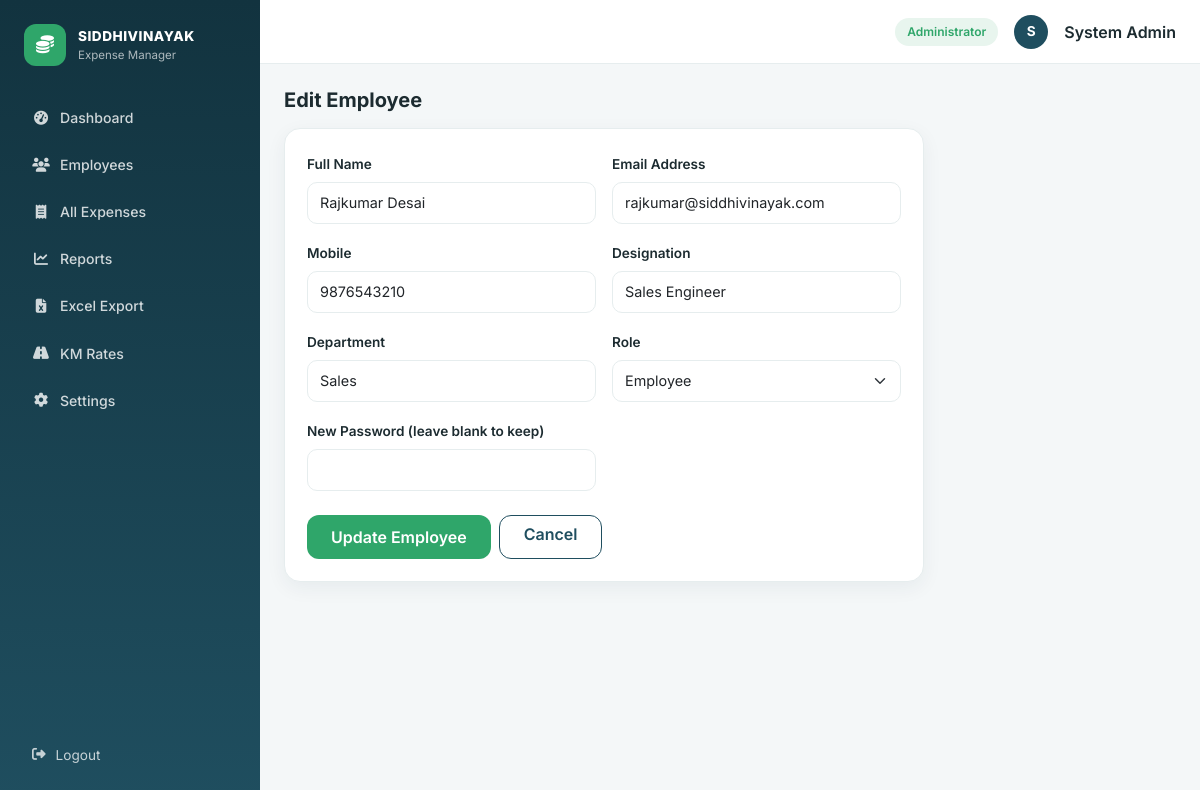
Screenshot of /admin/employees/edit/2 (signed in) with the database file from the repository.
### models.py (models this page shows, shortened)
class Employee(UserMixin, db.Model):
    __tablename__ = "employees"
    id = db.Column(db.Integer, primary_key=True)
    employee_code = db.Column(db.String(20), unique=True, nullable=False)
    name = db.Column(db.String(120), nullable=False)
    email = db.Column(db.String(120), unique=True, nullable=False)
    mobile = db.Column(db.String(20))
    designation = db.Column(db.String(100))
    department = db.Column(db.String(100))
    password_hash = db.Column(db.String(255), nullable=False)
    joining_date = db.Column(db.Date, default=date.today)
    role = db.Column(db.String(20), default="employee")  # employee | admin
    is_blocked = db.Column(db.Boolean, default=False)
    created_at = db.Column(db.DateTime, default=datetime.utcnow)
    expenses = db.relationship(
        "Expense", backref="employee", lazy=True, cascade="all, delete-orphan"
    )
    @property
    def is_active(self):
        return not self.is_blocked
    @property
    def is_admin(self):
        return self.role == "admin"

### routes/admin.py (the view, shortened to what this page needs)
@admin_bp.route("/employees/edit/<int:emp_id>", methods=["GET", "POST"])
@login_required
@admin_required
def edit_employee(emp_id):
    emp = Employee.query.get_or_404(emp_id)
    return render_template("admin/employee_form.html", employee=emp)

### routes/admin.py (called while the page is built)
def admin_required(f):
    @wraps(f)
    def wrapper(*args, **kwargs):
        if not current_user.is_authenticated or not current_user.is_admin:
            flash("Admin access required.", "danger")
            return redirect(url_for("auth.login"))
        return f(*args, **kwargs)
    return wrapper

### templates/admin/employee_form.html (shortened to what this page needs)
{% extends "base.html" %}
{% block content %}
<h5 class="fw-bold mb-3">{{ 'Edit Employee' if employee else 'Add New Employee' }}</h5>
<div class="panel" style="max-width:640px;">
  <form method="POST">
    <div class="row g-3">
      <div class="col-md-6">
        <label class="form-label">Full Name</label>
        <input type="text" name="name" class="form-control" value="{{ employee.name if employee else '' }}" required>
      </div>
      <div class="col-md-6">
        <label class="form-label">Email Address</label>
        <input type="email" name="email" class="form-control" value="{{ employee.email if employee else '' }}" {{ 'readonly' if employee else '' }} required>
      </div>
      <div class="col-md-6">
        <label class="form-label">Mobile</label>
        <input type="text" name="mobile" class="form-control" value="{{ employee.mobile if employee else '' }}">
      </div>
      <div class="col-md-6">
        <label class="form-label">Designation</label>
        <input type="text" name="designation" class="form-control" value="{{ employee.designation if employee else '' }}">
      </div>
      <div class="col-md-6">
        <label class="form-label">Department</label>
        <input type="text" name="department" class="form-control" value="{{ employee.department if employee else '' }}">
      </div>
      <div class="col-md-6">
        <label class="form-label">Role</label>
        <select name="role" class="form-select">
          <option value="employee" {{ 'selected' if employee and employee.role == 'employee' }}>Employee</option>
        </select>
      </div>
      <div class="col-md-6">
        <label class="form-label">{{ 'New Password (leave blank to keep)' if employee else 'Password' }}</label>
        <input type="password" name="password" class="form-control" {{ '' if employee else 'required' }}>
      </div>
    </div>
    <div class="d-flex gap-2 mt-4">
      <button type="submit" class="btn btn-brand px-4">{{ 'Update' if employee else 'Create' }} Employee</button>
      <a href="{{ url_for('admin.employees') }}" class="btn btn-outline-brand px-4">Cancel</a>
    </div>
  </form>
</div>
{% endblock %}

### templates/base.html (shortened to what this page needs)
<!DOCTYPE html>
<html lang="en">
<head>
<link href="https://cdn.jsdelivr.net/npm/bootstrap@5.3.3/dist/css/bootstrap.min.css" rel="stylesheet">
<link rel="stylesheet" href="https://cdnjs.cloudflare.com/ajax/libs/font-awesome/6.5.2/css/all.min.css">
<link rel="stylesheet" href="{{ url_for('static', filename='css/style.css') }}">
</head>
<body class="{% if current_user.is_authenticated %}has-shell{% endif %}">
{% if current_user.is_authenticated %}
<div class="app-shell">
  <aside class="sidebar d-none d-lg-flex flex-column">
    <div class="sidebar-brand">
      <div class="brand-mark"><i class="fa-solid fa-coins"></i></div>
      <div>
        <div class="brand-title">SIDDHIVINAYAK</div>
        <div class="brand-sub">Expense Manager</div>
      </div>
    </div>
    <nav class="sidebar-nav">
      {% if current_user.is_admin %}
        <a href="{{ url_for('admin.dashboard') }}" class="nav-link {{ 'active' if request.endpoint == 'admin.dashboard' }}"><i class="fa-solid fa-gauge-high"></i> Dashboard</a>
        <a href="{{ url_for('admin.employees') }}" class="nav-link {{ 'active' if request.endpoint and request.endpoint.startswith('admin.employ') }}"><i class="fa-solid fa-users"></i> Employees</a>
        <a href="{{ url_for('admin.all_expenses') }}" class="nav-link {{ 'active' if request.endpoint == 'admin.all_expenses' }}"><i class="fa-solid fa-receipt"></i> All Expenses</a>
        <a href="{{ url_for('admin.reports') }}" class="nav-link {{ 'active' if request.endpoint and request.endpoint.startswith('admin.reports') or request.endpoint == 'admin.employee_report' }}"><i class="fa-solid fa-chart-line"></i> Reports</a>
        <a href="{{ url_for('excel.export_all_employees') }}" class="nav-link"><i class="fa-solid fa-file-excel"></i> Excel Export</a>
        <a href="{{ url_for('admin.rates') }}" class="nav-link {{ 'active' if request.endpoint == 'admin.rates' }}"><i class="fa-solid fa-road"></i> KM Rates</a>
        <a href="{{ url_for('admin.settings') }}" class="nav-link {{ 'active' if request.endpoint == 'admin.settings' }}"><i class="fa-solid fa-gear"></i> Settings</a>
      {% endif %}
    </nav>
    <a href="{{ url_for('auth.logout') }}" class="sidebar-logout"><i class="fa-solid fa-right-from-bracket"></i> Logout</a>
  </aside>
  <div class="main-col">
    <header class="topbar">
      <div class="ms-auto d-flex align-items-center gap-3">
        <span class="badge-role">{{ 'Administrator' if current_user.is_admin else current_user.designation }}</span>
        <div class="avatar-circle">{{ current_user.name[0] }}</div>
        <span class="d-none d-md-inline fw-semibold">{{ current_user.name }}</span>
      </div>
    </header>
    <main class="content-area pb-5 pb-lg-4">
      {% block content %}{% endblock %}
    </main>
  </div>
</div>
{% endif %}
</body>
</html>

### static/css/style.css (style rules this page uses)
:root { --brand-dark:#12333f; --brand:#1f4e5f; --brand-light:#2f7c8f; --accent:#2fa66a; --accent-soft:#e8f5ee; --bg:#f4f7f8; --card:#ffffff; --text:#1c2b30; --muted:#6b7c80; --border:#e6edee; --radius:16px; --shadow:0 6px 20px rgba(18,51,63,.06); }
* { box-sizing:border-box; }
body { font-family:'Inter',system-ui,-apple-system,sans-serif; background:var(--bg); color:var(--text); margin:0; }
.app-shell { display:flex;min-height:100vh; }
.sidebar { width:260px;flex-shrink:0; background:linear-gradient(180deg,var(--brand-dark),var(--brand)); color:#fff;padding:24px 18px; }
.sidebar-brand { display:flex;align-items:center;gap:12px;margin-bottom:30px;padding:0 6px; }
.brand-mark { width:42px;height:42px;border-radius:12px;background:var(--accent);display:flex;align-items:center;justify-content:center;font-size:18px; }
.brand-title { font-weight:800;font-size:.85rem;letter-spacing:.5px; }
.brand-sub { font-size:.72rem;color:rgba(255,255,255,.65); }
.sidebar-nav { display:flex;flex-direction:column;gap:4px;flex:1; }
.sidebar-nav .nav-link { color:rgba(255,255,255,.8); padding:11px 14px;border-radius:10px;font-size:.88rem;font-weight:500; display:flex;align-items:center;gap:10px;transition:.15s; }
.sidebar-nav .nav-link i { width:18px;text-align:center; }
.sidebar-logout { color:rgba(255,255,255,.75);padding:11px 14px;font-size:.85rem;text-decoration:none;display:flex;gap:10px;align-items:center; }
.main-col { flex:1;display:flex;flex-direction:column;min-width:0; }
.topbar { height:64px;background:var(--card);border-bottom:1px solid var(--border); display:flex;align-items:center;padding:0 24px;position:sticky;top:0;z-index:10; }
.badge-role { background:var(--accent-soft);color:var(--accent);font-size:.75rem;font-weight:600;padding:5px 12px;border-radius:20px; }
.avatar-circle { width:34px;height:34px;border-radius:50%;background:var(--brand);color:#fff;display:flex;align-items:center;justify-content:center;font-weight:700;font-size:.85rem; }
.content-area { padding:24px;max-width:1300px;width:100%;margin:0 auto; }
.panel { background:var(--card);border-radius:var(--radius);box-shadow:var(--shadow); border:1px solid var(--border);padding:22px; }
.btn-brand { background:var(--accent);border:none;color:#fff;font-weight:600; border-radius:12px;padding:10px 20px;transition:.15s; }
.btn-outline-brand { border:1.5px solid var(--brand);color:var(--brand);border-radius:12px;font-weight:600; }
.form-label { font-weight:600;font-size:.85rem; }
.form-control,.form-select { border-radius:10px;border:1px solid var(--border);padding:9px 12px;font-size:.9rem; }

### rows the page displays
Employee: role "Administrator", name "S", name "System Admin"
Employee: name "Rajkumar Desai", email "rajkumar@siddhivinayak.com", mobile "9876543210", designation "Sales Engineer", department "Sales"

### other values shown
{{ 'Edit Employee' if employee else 'Add New Employee' }} "Edit Employee"
{{ 'New Password (leave blank to keep)' if employee else 'Password' }} "New Password (leave blank to keep)"
{{ 'Update' if employee else 'Create' }} "Update"
